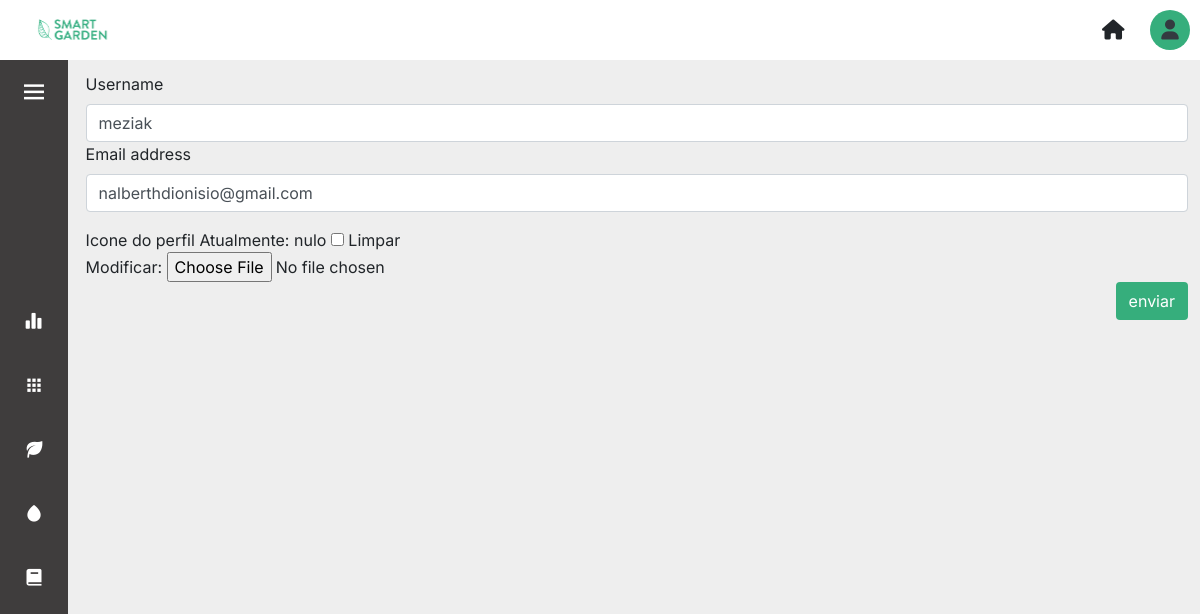
Page /editar_perfil/1 on the earlier database version.
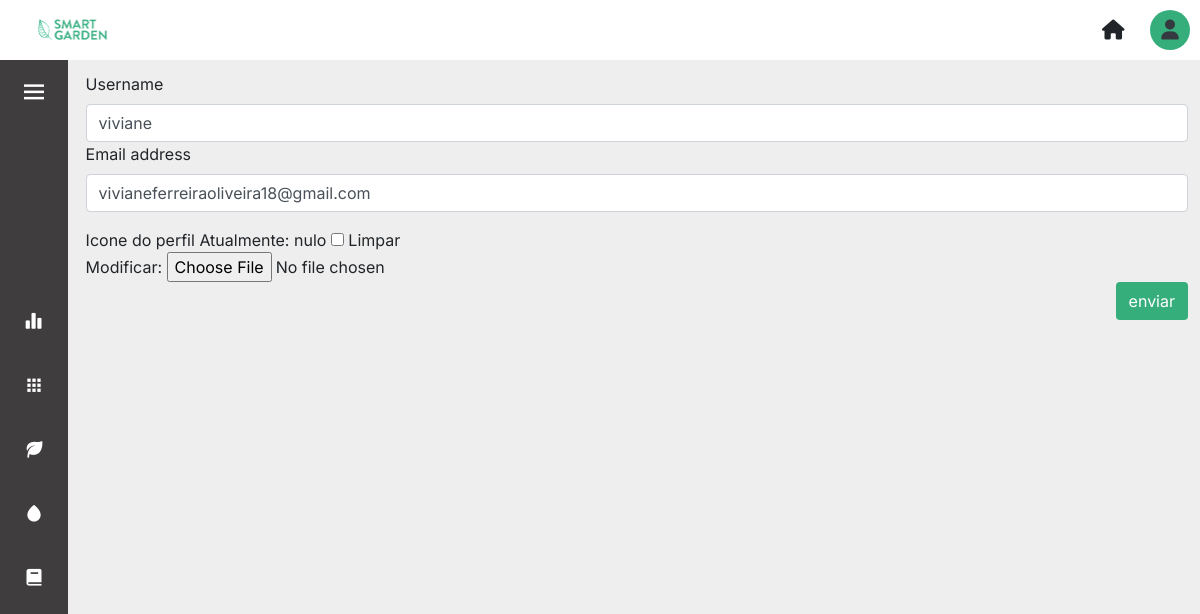
Same page on the later database version.
### core/models.py (models this page shows)
class Users(AbstractUser):
    avatar = models.ImageField("Icone do perfil",upload_to='', null=True, blank=True, default='nulo')

### core/views.py (the view)
# urls.py: path('editar_perfil/<int:id>' ,views.editar_perfil, name='editar_perfil'),
def editar_perfil(request,id):
    user= Users.objects.get(id=id)
    form = formUser(instance=user)
    if request.method == 'POST':
        form = formUser(request.POST,request.FILES, instance=user)
        if form.is_valid():
            form.save()
            return redirect('areas')
    return render(request, 'editar_perfil.html', {'formuser': form})

### core/forms.py
class formUser(forms.ModelForm):
    class Meta:
        model = Users
        fields = ['username','email','avatar',]

### templates/editar_perfil.html (shortened to what this page needs)
{% extends 'layout.html' %}{% block content %}{% load widget_tweaks%}
<form action="" method="post" enctype='multipart/form-data'>
    {% for field in formuser.visible_fields %}
    {% if field.label == 'Icone do perfil' %}
			<div class="mt-3">
				<label for="{{field.id_for_label}}">{{field.label}}</label>
				{{field}}
			</div>
            {% else %}
                <label for="{{field.id_for_label}}" class="mb-2">{{field.label}}</label>
                {{field|add_class:'form-control'}}
            {% endif %}
        {%endfor%}
        <input class="btn btn_salvar" type="submit" value="enviar">
</form>
{% endblock%}

Differences in the rows shown:
changed Users: username "meziak" → "viviane"; email "nalberthdionisio@gmail.com" → "vivianeferreiraoliveira18@gmail.com"
